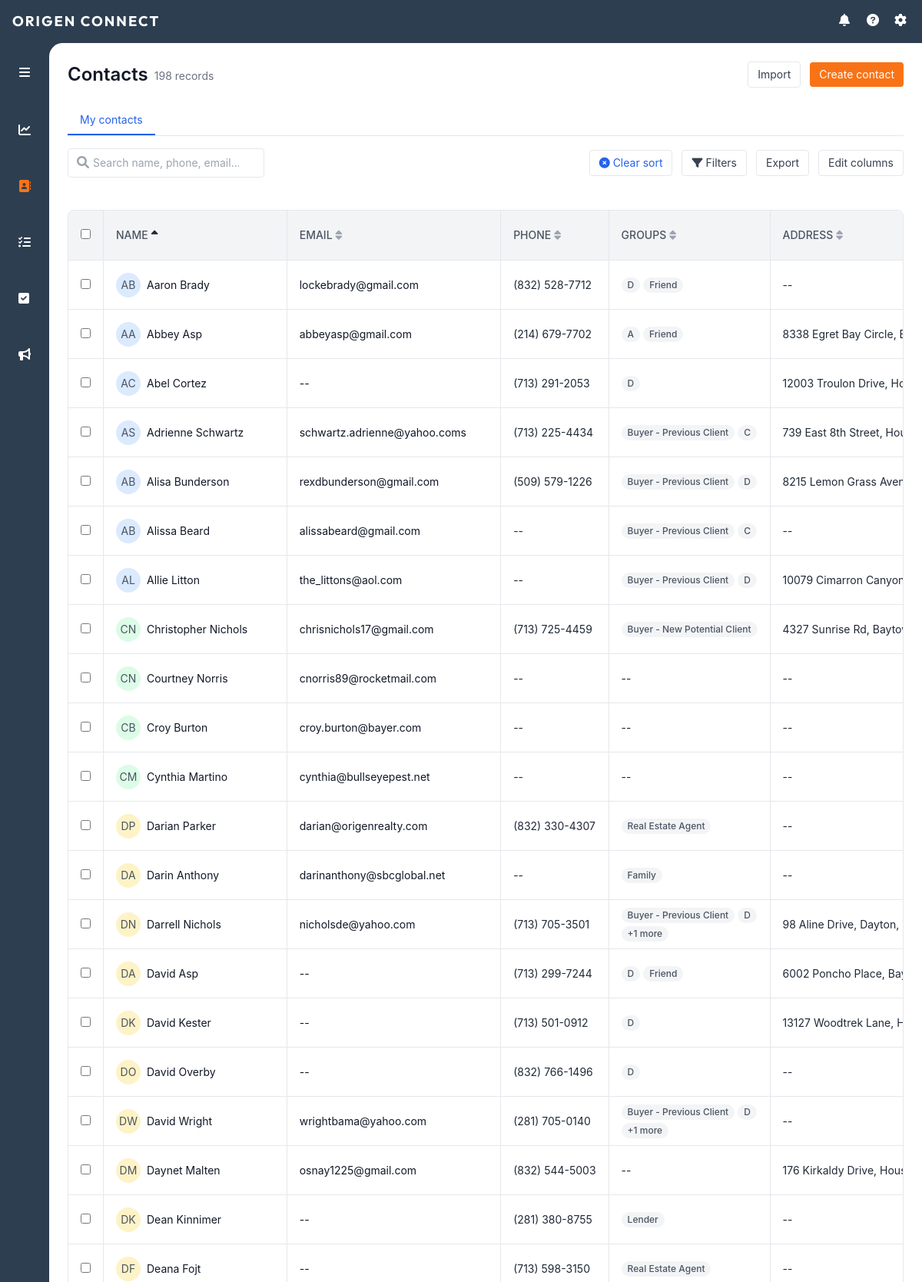
Screenshot of / (signed in, upper part) with the database file from the repository.
### models.py (models this page shows, shortened)
class Contact(db.Model):
    id = db.Column(db.Integer, primary_key=True)
    user_id = db.Column(db.Integer, db.ForeignKey('user.id'), nullable=False)
    first_name = db.Column(db.String(80), nullable=False)
    last_name = db.Column(db.String(80), nullable=False)
    email = db.Column(db.String(120))
    phone = db.Column(db.String(20))
    street_address = db.Column(db.String(200))
    city = db.Column(db.String(100))
    state = db.Column(db.String(50))
    zip_code = db.Column(db.String(20))
    notes = db.Column(db.Text)
    created_at = db.Column(db.DateTime, nullable=False, default=datetime.utcnow)
    updated_at = db.Column(db.DateTime, nullable=False, default=datetime.utcnow,
                          onupdate=datetime.utcnow)
    potential_commission = db.Column(db.Numeric(10, 2), nullable=False, default=5000.00)
    last_email_date = db.Column(db.Date, nullable=True)
    last_text_date = db.Column(db.Date, nullable=True)
    last_phone_call_date = db.Column(db.Date, nullable=True)
    last_contact_date = db.Column(db.Date, nullable=True)
    current_objective = db.Column(db.Text, nullable=True)
    move_timeline = db.Column(db.Text, nullable=True)
    motivation = db.Column(db.Text, nullable=True)
    financial_status = db.Column(db.Text, nullable=True)
    additional_notes = db.Column(db.Text, nullable=True)
    owner = db.relationship('User', backref=db.backref('contacts', lazy=True))
    groups = db.relationship('ContactGroup',
                           secondary=contact_groups,
                           back_populates='contacts',
                           lazy='joined')

class ContactGroup(db.Model):
    id = db.Column(db.Integer, primary_key=True)
    name = db.Column(db.String(100), unique=True, nullable=False)
    category = db.Column(db.String(50), nullable=False)
    sort_order = db.Column(db.Integer, nullable=False)
    created_at = db.Column(db.DateTime, nullable=False, default=datetime.utcnow)
    contacts = db.relationship('Contact',
                             secondary=contact_groups,
                             back_populates='groups',
                             lazy='dynamic')

### routes/main.py (the view, shortened to what this page needs)
@main_bp.route('/')
@login_required
def index():
    show_all = request.args.get('view') == 'all' and current_user.role == 'admin'
    sort_by = request.args.get('sort', 'name')
    sort_dir = request.args.get('dir', 'asc')
    search_query = request.args.get('q', '').strip()
    page = request.args.get('page', 1, type=int)
    per_page = request.args.get('per_page', 50, type=int)
    if show_all:
        query = Contact.query
    else:
        query = Contact.query.filter_by(user_id=current_user.id)
    owners = request.args.get('owners')
    if show_all and owners:
        owner_ids = [int(id) for id in owners.split(',')]
        query = query.filter(Contact.user_id.in_(owner_ids))
    groups = request.args.get('groups')
    if groups:
        group_ids = [int(id) for id in groups.split(',')]
        query = query.join(Contact.groups).filter(ContactGroup.id.in_(group_ids))
    zips = request.args.get('zips')
    if zips:
        zip_list = [z.strip() for z in zips.split(',')]
        query = query.filter(Contact.zip_code.in_(zip_list))
    commission_range = request.args.get('commission')
    if sort_by == 'owner':
        query = query.join(User, Contact.user_id == User.id)
        if sort_dir == 'asc':
            query = query.order_by(User.first_name.asc(), User.last_name.asc())
        else:
            query = query.order_by(User.first_name.desc(), User.last_name.desc())
    elif sort_by == 'potential_commission':
        if sort_dir == 'asc':
            query = query.filter(Contact.potential_commission.isnot(None)).order_by(Contact.potential_commission.asc())
        else:
            query = query.filter(Contact.potential_commission.isnot(None)).order_by(Contact.potential_commission.desc())
    else:
        sort_map = {
            'name': [Contact.first_name, Contact.last_name],
            'email': [Contact.email],
            'phone': [Contact.phone],
            'address': [Contact.street_address],
            'notes': [Contact.notes],
            'created_at': [Contact.created_at],
            'last_contact_date': [Contact.last_contact_date]
        }
        if sort_by in sort_map:
            sort_attrs = sort_map[sort_by]
            if sort_dir == 'asc':
                query = query.order_by(*[attr.asc() for attr in sort_attrs])
            else:
                query = query.order_by(*[attr.desc() for attr in sort_attrs])
    total_contacts = query.count()  # Get total count before pagination
    pagination = query.paginate(page=page, per_page=per_page, error_out=False)
    contacts = pagination.items
    all_groups = ContactGroup.query.order_by(ContactGroup.name).all()
    all_owners = []
    if show_all:
        all_owners = User.query.order_by(User.first_name, User.last_name).all()
    return render_template('index.html',
                         contacts=contacts,
                         total_contacts=total_contacts,  # Pass total count to template
                         show_all=show_all,
                         current_sort=sort_by,
                         current_dir=sort_dir,
                         all_groups=all_groups,
                         all_owners=all_owners,
                         pagination=pagination,
                         per_page=per_page)

### templates/index.html (shortened to what this page needs)
{% extends "base.html" %}
{% block content %}
<div class="p-6">
    <div class="flex justify-between items-center mb-6">
        <div class="flex items-center space-x-2">
            <h1 class="text-2xl font-semibold text-gray-900 hidden md:block">Contacts</h1>
            <span class="text-sm text-gray-500 translate-y-0.5 ml-2">{{ total_contacts }} record{% if total_contacts != 1 %}s{% endif %}</span>
        </div>
        <div class="flex items-center space-x-3">
            <div class="relative hidden md:block">
                <button onclick="document.getElementById('csvFile').click()"
                        id="importButton"
                        class="text-sm px-3 py-1.5 border rounded text-gray-700 hover:bg-gray-50">
                    Import
                </button>
            </div>
            <a href="{{ url_for('contacts.create_contact') }}" class="text-sm px-3 py-1.5 bg-orange-500 text-white rounded hover:bg-orange-600">
                <span class="hidden md:inline">Create contact</span>
            </a>
        </div>
    </div>
    <div class="border-b mb-4">
        <div class="flex space-x-6">
            <button
                class="px-4 py-2 text-sm {% if not show_all %}text-blue-600 border-b-2 border-blue-600{% else %}text-gray-600 hover:text-gray-800{% endif %}"
                onclick="window.location.href = '{{ url_for('main.index', view='my') }}';"
            >
                My contacts
            </button>
        </div>
    </div>
    <div class="mb-4 items-center justify-between hidden md:flex">
        <div class="relative">
            <input
                type="text"
                id="searchInput"
                placeholder="Search name, phone, email..."
                class="w-64 pl-8 pr-8 py-2 border rounded text-sm"
                value="{{ request.args.get('q', '') }}"
                autocomplete="off"
            >
            <i class="fas fa-search absolute left-3 top-2.5 text-gray-400"></i>
        </div>
        <div class="flex items-center space-x-3">
            {% if current_sort != 'created_at' or current_dir != 'desc' %}
                <button
                    onclick="clearSort()"
                    class="text-sm px-3 py-1.5 border rounded text-blue-600 hover:bg-blue-50 flex items-center space-x-1"
                >
                    <i class="fas fa-times-circle"></i>
                    <span>Clear sort</span>
                </button>
            {% endif %}
            <button
                onclick="toggleFilters()"
                class="text-sm px-3 py-1.5 border rounded text-gray-700 hover:bg-gray-50 flex items-center space-x-1"
            >
                <i class="fas fa-filter"></i>
                <span>Filters</span>
            </button>
            <a href="{{ url_for('contacts.export_contacts', view=request.args.get('view'), q=request.args.get('q')) }}"
               class="text-sm px-3 py-1.5 border rounded text-gray-700 hover:bg-gray-50">
                Export
            </a>
            <button class="text-sm px-3 py-1.5 border rounded text-gray-700 hover:bg-gray-50">
                Edit columns
            </button>
        </div>
    </div>
    <link href="https://cdn.jsdelivr.net/npm/tom-select@2.2.2/dist/css/tom-select.css" rel="stylesheet">
    <div class="border rounded-lg overflow-hidden hidden md:block">
        <table class="w-full">
            <thead class="bg-gray-100 text-sm border-b">
                <tr>
                    <th class="w-8 px-4 py-3">
                        <input type="checkbox" class="rounded">
                    </th>
                    <th class="w-64 px-4 py-3 font-medium text-gray-600 border-l text-sm">
                        <div class="flex items-center space-x-1 cursor-pointer" onclick="sortTable('name')">
                            <span>NAME</span>
                            <i class="fas fa-sort{% if current_sort == 'name' %}{% if current_dir == 'asc' %}-up{% else %}-down{% endif %}{% endif %}
                               text-{% if current_sort == 'name' %}gray-800{% else %}gray-400{% endif %} hover:text-gray-600"></i>
                        </div>
                    </th>
                    <th class="w-48 px-4 py-3 font-medium text-gray-600 border-l text-sm">
                        <div class="flex items-center space-x-1 cursor-pointer" onclick="sortTable('email')">
                            <span>EMAIL</span>
                            <i class="fas fa-sort{% if current_sort == 'email' %}{% if current_dir == 'asc' %}-up{% else %}-down{% endif %}{% endif %}
                               text-{% if current_sort == 'email' %}gray-800{% else %}gray-400{% endif %} hover:text-gray-600"></i>
                        </div>
                    </th>
                    <th class="w-40 px-4 py-3 font-medium text-gray-600 border-l text-sm">
                        <div class="flex items-center space-x-1 cursor-pointer" onclick="sortTable('phone')">
                            <span>PHONE</span>
                            <i class="fas fa-sort{% if current_sort == 'phone' %}{% if current_dir == 'asc' %}-up{% else %}-down{% endif %}{% endif %}
                               text-{% if current_sort == 'phone' %}gray-800{% else %}gray-400{% endif %} hover:text-gray-600"></i>
                        </div>
                    </th>
                    <th class="w-64 px-4 py-3 font-medium text-gray-600 border-l text-sm">
                        <div class="flex items-center space-x-1">
                            <span>GROUPS</span>
                            <i class="fas fa-sort text-gray-400 hover:text-gray-600 cursor-pointer"></i>
                        </div>
                    </th>
                    <th class="w-48 px-4 py-3 font-medium text-gray-600 border-l text-sm">
                        <div class="flex items-center space-x-1 cursor-pointer" onclick="sortTable('address')">
                            <span>ADDRESS</span>
                            <i class="fas fa-sort{% if current_sort == 'address' %}{% if current_dir == 'asc' %}-up{% else %}-down{% endif %}{% endif %}
                               text-{% if current_sort == 'address' %}gray-800{% else %}gray-400{% endif %} hover:text-gray-600"></i>
                        </div>
                    </th>
                </tr>
            </thead>
            <tbody class="divide-y text-sm">
                {% for contact in contacts %}
                <tr class="hover:bg-gray-50 h-16 cursor-pointer" onclick="window.location.href='{{ url_for('contacts.view_contact', contact_id=contact.id) }}'">
                    <td class="px-4" onclick="event.stopPropagation()">
                        <input type="checkbox" class="rounded">
                    </td>
                    <td class="px-4 border-l">
                        <div class="flex items-center">
                            <div class="w-8 h-8 rounded-full flex items-center justify-center text-sm mr-2 flex-shrink-0 text-gray-600
                                {% set initials = contact.first_name[0]|upper + contact.last_name[0]|upper %}
                                {{ colors[initials[0]] or 'bg-gray-100' }}"
                            >
                                {{ contact.first_name[0] }}{{ contact.last_name[0] }}
                            </div>
                            <span class="text-gray-900 text-sm overflow-hidden overflow-ellipsis whitespace-nowrap max-w-[180px]">
                                {{ contact.first_name }} {{ contact.last_name }}
                            </span>
                        </div>
                    </td>
                    <td class="px-4 border-l">
                        <div class="overflow-hidden overflow-ellipsis whitespace-nowrap text-gray-900">
                            {{ contact.email or '--' }}
                        </div>
                    </td>
                    <td class="px-4 border-l">
                        <div class="overflow-hidden overflow-ellipsis whitespace-nowrap">
                            {{ contact.phone or '--' }}
                        </div>
                    </td>
                    <td class="px-4 border-l relative">
                        <div class="flex flex-wrap gap-1 max-h-12 overflow-hidden relative">
                            {% for group in contact.groups[:2] %}
                                <span class="inline-flex items-center px-2 py-0.5 rounded-full text-xs font-medium bg-gray-100 text-gray-600 whitespace-nowrap">
                                    {{ group.name }}
                                </span>
                            {% else %}
                                --
                            {% endfor %}
                            {% if contact.groups|length > 2 %}
                                <span class="inline-flex items-center px-2 py-0.5 rounded-full text-xs font-medium bg-gray-100 text-gray-600">
                                    +{{ contact.groups|length - 2 }} more
                                </span>
                            {% endif %}
                        </div>
                    </td>
                    <td class="px-4 border-l relative group">
                        <div class="overflow-hidden overflow-ellipsis whitespace-nowrap">
                            {% set address_parts = [] %}
                            {% if contact.street_address %}
                                {% set _ = address_parts.append(contact.street_address) %}
                            {% endif %}
                            {% if contact.city %}
                                {% set _ = address_parts.append(contact.city) %}
                            {% endif %}
                            {% if contact.state %}
                                {% set _ = address_parts.append(contact.state) %}
                            {% endif %}
                            {% if contact.zip_code %}
                                {% set _ = address_parts.append(contact.zip_code) %}
                            {% endif %}
                            {{ address_parts|join(', ') or '--' }}
                        </div>
                    </td>
                </tr>
                {% else %}
                <tr>
                    <td colspan="{{ '9' if current_user.role == 'admin' and show_all else '8' }}" class="px-4 py-8 text-center text-gray-500 text-sm">
                        No contacts found. Click "Create contact" to add one.
                    </td>
                </tr>
                {% endfor %}
            </tbody>
        </table>
    </div>
</div>
{% endblock %}

### rows the page displays
Contact: first_name "A", last_name "B", first_name "Aaron", last_name "Brady", email "lockebrady@gmail.com", phone "(832) 528-7712", address_parts "--"
ContactGroup: name "D"
ContactGroup: name "Friend"
Contact: first_name "A", last_name "A", first_name "Abbey", last_name "Asp", email "abbeyasp@gmail.com", phone "(214) 679-7702", address_parts "8338 Egret Bay Circle,…"
ContactGroup: name "A"
Contact: first_name "A", last_name "C", first_name "Abel", last_name "Cortez", email "--", phone "(713) 291-2053", address_parts "12003 Troulon Drive,…"
Contact: first_name "A", last_name "S", first_name "Adrienne", last_name "Schwartz", email "schwartz.adrienne@yahoo.coms", phone "(713) 225-4434", address_parts "739 East 8th Street,…"
ContactGroup: name "Buyer - Previous Client"
ContactGroup: name "C"
Contact: first_name "A", last_name "B", first_name "Alisa", last_name "Bunderson", email "rexdbunderson@gmail.com", phone "(509) 579-1226", address_parts "8215 Lemon Grass…"
Contact: first_name "A", last_name "B", first_name "Alissa", last_name "Beard", email "alissabeard@gmail.com", phone "--", address_parts "--"
Contact: first_name "A", last_name "L", first_name "Allie", last_name "Litton", email "the_littons@aol.com", phone "--", address_parts "10079 Cimarron Canyon…"
Contact: first_name "C", last_name "N", first_name "Christopher", last_name "Nichols", email "chrisnichols17@gmail.com", phone "(713) 725-4459", address_parts "4327 Sunrise Rd,…"
ContactGroup: name "Buyer - New Potential Client"
Contact: first_name "C", last_name "N", first_name "Courtney", last_name "Norris", email "cnorris89@rocketmail.com", phone "--", address_parts "--"
Contact: first_name "C", last_name "B", first_name "Croy", last_name "Burton", email "croy.burton@bayer.com", phone "--", address_parts "--"
Contact: first_name "C", last_name "M", first_name "Cynthia", last_name "Martino", email "cynthia@bullseyepest.net", phone "--", address_parts "--"
Contact: first_name "D", last_name "P", first_name "Darian", last_name "Parker", email "darian@origenrealty.com", phone "(832) 330-4307", address_parts "--"
ContactGroup: name "Real Estate Agent"
Contact: first_name "D", last_name "A", first_name "Darin", last_name "Anthony", email "darinanthony@sbcglobal.net", phone "--", address_parts "--"
ContactGroup: name "Family"
Contact: first_name "D", last_name "N", first_name "Darrell", last_name "Nichols", email "nicholsde@yahoo.com", phone "(713) 705-3501", groups|length "1", address_parts "98 Aline Drive, Dayton,…"
Contact: first_name "D", last_name "A", first_name "David", last_name "Asp", email "--", phone "(713) 299-7244", address_parts "6002 Poncho Place,…"
Contact: first_name "D", last_name "K", first_name "David", last_name "Kester", email "--", phone "(713) 501-0912", address_parts "13127 Woodtrek Lane,…"
Contact: first_name "D", last_name "O", first_name "David", last_name "Overby", email "--", phone "(832) 766-1496", address_parts "--"
Contact: first_name "D", last_name "W", first_name "David", last_name "Wright", email "wrightbama@yahoo.com", phone "(281) 705-0140", groups|length "1", address_parts "--"
Contact: first_name "D", last_name "M", first_name "Daynet", last_name "Malten", email "osnay1225@gmail.com", phone "(832) 544-5003", address_parts "176 Kirkaldy Drive,…"
Contact: first_name "D", last_name "K", first_name "Dean", last_name "Kinnimer", email "--", phone "(281) 380-8755", address_parts "--"
ContactGroup: name "Lender"
Contact: first_name "D", last_name "F", first_name "Deana", last_name "Fojt", email "--", phone "(713) 598-3150", address_parts "--"

### other values shown
{{ total_contacts }} "198"
